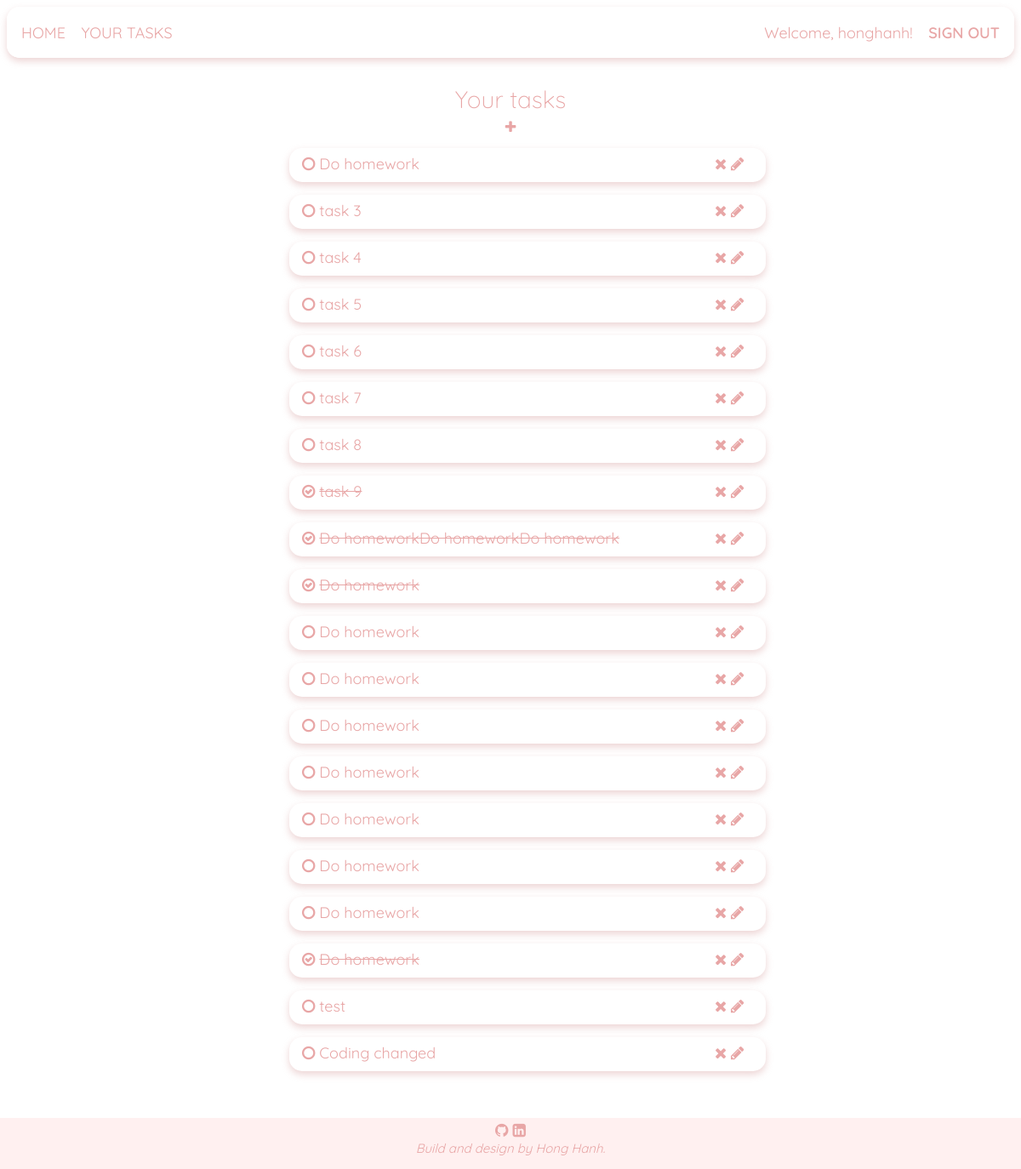
The page /tasks (signed in) on the database its author committed.
### plan/models.py (models this page shows, shortened)
class User(db.Model, UserMixin):
    id = db.Column(db.Integer(), primary_key=True)
    username = db.Column(db.String(length=30), nullable=False, unique=True)
    email_address = db.Column(db.String(length=50), nullable=False, unique=True)
    password_hash = db.Column(db.String(length=60), nullable=False)
    tasks_user = db.relationship("Todo")
    @property
    def password(self):
        return self.password

class Todo(db.Model):
    id = db.Column(db.Integer(), primary_key=True)
    name = db.Column(db.String(length=30), nullable=False)
    description = db.Column(db.String(length=1024), nullable=False)
    done = db.Column(db.Boolean, default=False)
    owner = db.Column(db.Integer, db.ForeignKey("user.id"))

### plan/routes.py (the view, shortened to what this page needs)
@app.route('/tasks', methods= ['GET', 'POST'])
@login_required
def tasks():
    return render_template('tasks.html', user = current_user)

### plan/models.py (called while the page is built)
@login_manager.user_loader
def load_user(user_id):
    return User.query.get(int(user_id))

### plan/templates/tasks.html (shortened to what this page needs)
{% extends 'base.html' %}
{% block content %}
<div class="tasks-form">
    <div class="tasks-form__header">
        <div>
            <p class="tasks-form__header-text">Your tasks</p>
        </div>
        <div>
            <a class="btn btn-link" href = "{{url_for('new_task')}}">
                <i class="fa fa-plus fa-plus--tasks"></i>
            </a>
        </div>
    </div>
    <div class="tasks-form__body">
        <ul class = "tasks-form__body-list">
            {% for task in user.tasks_user %}
            <div class="tasks-form__body-task">
                <li class="tasks-form__body-done">
                    {% if task.done %}
                    <a href="/tasks/done/{{task.id}}">
                        <i class="fa fa-check-circle-o"></i>
                    </a>
                    {% else %}
                    <a href="/tasks/done/{{task.id}}">
                        <i class="fa fa-circle-o"></i>
                    </a>
                    {% endif %}
                    {% if task.done %} <strike> {% endif %}{{ task.name }} {% if task.done %} </strike>{% endif %}
                </li>
                <div class="tasks-form__body-icon">
                    <a class="tasks-form__body-delete" href ='/tasks/delete/{{task.id}}'>
                        <i class="fa fa-times"></i>
                    </a>
                    <a class="tasks-form__body-edit" href ='/tasks/edit/{{task.id}}'>
                        <i class="fa fa-pencil"></i>
                    </a>
                </div>
                </div>
            {% endfor %}
            <br>
            <br>
            <br>
            <br>
            <br>
    </div>
</div>
{% endblock %}

### plan/templates/base.html (shortened to what this page needs)
<!DOCTYPE html>
<html lang="en">
<head>
    <link rel="stylesheet" href="https://cdnjs.cloudflare.com/ajax/libs/normalize/8.0.1/normalize.min.css.map">
    <link rel="stylesheet" type="text/css" href="{{ url_for('static', filename='styles/base.css')}}">
    <link rel="stylesheet" type="text/css" href="{{ url_for('static', filename='styles/main.css')}}">
    <link rel="stylesheet" href="https://cdnjs.cloudflare.com/ajax/libs/font-awesome/4.7.0/css/font-awesome.min.css">
</head>
<body>
    <div class="app">
        <header class="header">
            <div class="grid">
                <nav class="header__navbar">
                    {% if current_user.is_authenticated %}
                        <ul class="header__navbar-list">
                            <li class="header__navbar-item">
                                <a href="{{ url_for('home_page') }}" class="header__navbar-item-link">HOME</a>
                            </li>
                            <li class="header__navbar-item">
                                <a href="{{ url_for('tasks') }}" class="header__navbar-item-link">YOUR TASKS</a>
                            </li>
                        </ul>
                        <ul class="header__navbar-list">
                            <li class="header__navbar-item header__navbar-item--nothover ">Welcome, {{ current_user.username }}!</li>
                            <li class="header__navbar-item">
                                <a href="{{ url_for('logout') }}" class="header__navbar-item-link header__navbar-item-link--bold">SIGN OUT</a>
                            </li>
                        </ul>
                    {% endif %}
                </nav>
            </div>
        </header>
        <div class="container">
            {% block content %} {% endblock %}
        </div>
        <br>
        <br>
        <footer class="footer">
            <div class="footer__content">
                <div class="footer__icon">
                    <a href="https://github.com/honghanh999" target="_blank">
                        <i class="fa fa-github fa-sm"></i>
                    </a>
                    <a href="https://www.linkedin.com/feed/" target="_blank">
                        <i class="fa fa-linkedin-square fa-sm "></i>
                    </a>
                </div>
                <div class="footer__text">
                    <i>Build and design by Hong Hanh.</i>
                </div>
            </div>
        </footer>
    </div>
</body>
</html>

### plan/static/styles/base.css (style rules this page uses)
:root { --main-color: rgb(232, 166, 166); --white-color:rgb(255, 255, 255); --placeholder-color: rgb(239, 209, 209); --hover-color:rgb(234, 153, 153); }
* { box-sizing: inherit; }
html { font-size: 62.5%; line-break: 1.6rem; font-family: 'Quicksand', sans-serif; box-sizing: border-box; }
body { background-repeat: no-repeat; font-family: 'Quicksand', sans-serif; box-sizing: border-box; color: rgb(232, 166, 166); background-size: contain; }
a { text-decoration: none; }
.grid { width: 1200px; max-width: 100%; margin: 0 auto; }

### plan/static/styles/main.css (style rules this page uses)
.header { width: 400; height: 60px; background-image: linear-gradient(0,rgb(255, 255, 255), #fff); padding: 9px; margin-bottom: 27px; border-radius: 15px; box-shadow: 0 4px 8px 0 rgba(229, 195, 195, 0.7), 0 4px 8px 0 rgba(255, 255, 255, 0.7); }
.header__navbar { display: flex; justify-content: space-between; }
.header__navbar-list { list-style: none; padding-left: 0; }
.header__navbar-item { margin: 0 8px; }
.header__navbar-item, .header__navbar-item-link { display:inline-block ; font-size: 1.8rem; color: var(--text-color); text-decoration: none; font-weight: 400; }
.header__navbar-item-link--bold { font-weight: 600; }
.header__navbar-item--nothover { pointer-events: none; }
::placeholder { color: var(--placeholder-color); }
.btn { min-width: 142px; height: 36px; text-decoration: none; border: none; border-radius: 10px; font-size: 1.6rem; cursor: pointer; }
.btn-link { color: var(--hover-color); font-weight: bold; }
.tasks-form__header { text-align: center; }
.tasks-form__header-text { font-size: 2.8rem; font-weight: lighter; padding-top: 3px; text-align: center; margin-bottom: 5px; }
.fa-plus--tasks { color: var(--main-color); }
.tasks-form__body-list { height: 370px; width: 600px; margin: auto; position: relative; font-size: 1.8rem; list-style-type: none; padding-left: none; }
.tasks-form__body-task { height: 40px; width: 100%; display: flex; margin-top: 15px; background-color: var(--white-color); box-shadow: 0 4px 8px 0 rgba(229, 195, 195, 0.7), 0 4px 8px 0 rgba(255, 255, 255, 0.7); border-radius: 15px; }
.tasks-form__body-done { margin-top: 2px; padding-top: 5px; padding-left: 15px; z-index: 1; }
.fa { color: var(--main-color); }
.fa-check-circle-o { color: var(--main-color); }
.tasks-form__body-icon { margin-top: 2px; padding-top: 5px; padding-left: 500px; position: absolute; }
.footer { font-size: 1.8rem; padding-top: 3px; height: 60px; position: fixed; left: 0; bottom: 0; width: 100%; color: white; text-align: center; background-color: rgb(255, 240, 240); }
.footer__text { margin: none; font-size: 1.5rem; margin: none; color: var(--main-color); }

### rows shown on the page
User: username "honghanh"
Todo: name "Do homework"
Todo: name "task 3"
Todo: name "task 4"
Todo: name "task 5"
Todo: name "task 6"
Todo: name "task 7"
Todo: name "task 8"
Todo: name "task 9"
Todo: name "Do homeworkDo homeworkDo homework"
Todo: name "Do homework"
Todo: name "Do homework"
Todo: name "Do homework"
Todo: name "Do homework"
Todo: name "Do homework"
Todo: name "Do homework"
Todo: name "Do homework"
Todo: name "Do homework"
Todo: name "Do homework"
Todo: name "test"
Todo: name "Coding changed"
